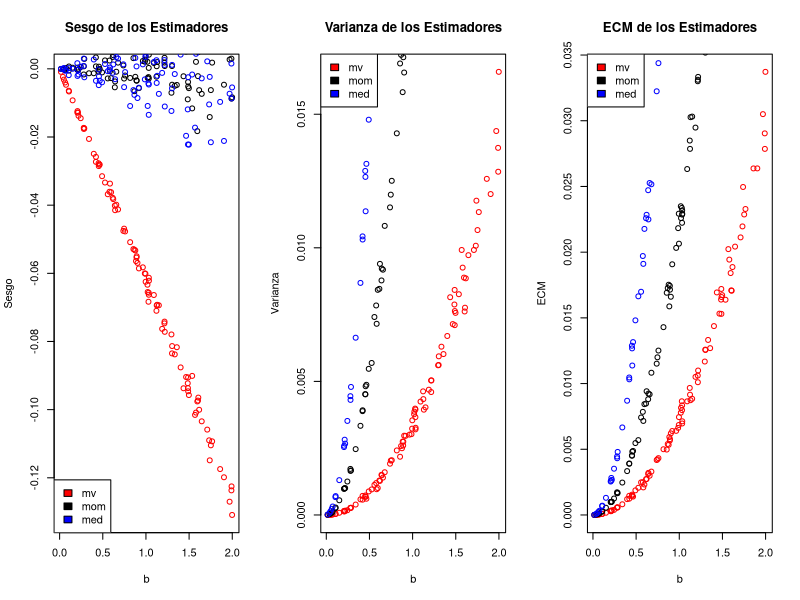
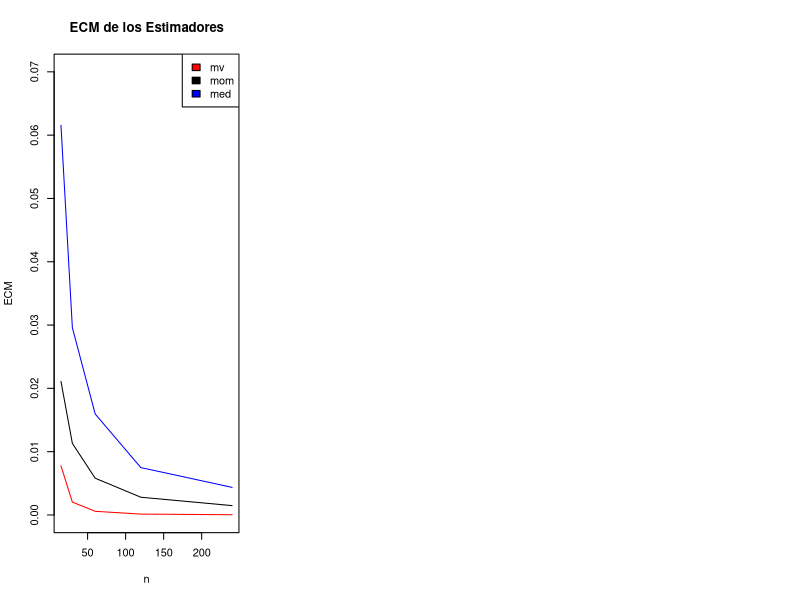

These figures' R source, in order:
# Funciones útiles
media_muestral = function(sample){
  return(mean(sample))
}

# varianza = desvio_estandar^2
varianza = function(sample){
  return(sd(sample)^2)
}

# Ejercicio 1 

# Sea Xi - U(0, b)

b_momentos = function(sample) {
  return(2 * media_muestral(sample));
}

b_maxima_verosimilitud = function(sample) {
  return(max(sample));
}

# Ejercicio 2
b_mediana = function(sample){
  return(2*median(sample));
}

# Ejercicio 3
b = 1
sample = runif(15, min=0, max=b)

print(b_momentos(sample))
print(b_maxima_verosimilitud(sample))
print(b_mediana(sample))

# Ejercicio 4
# a)
sample = runif(15, min=0, max=b)

# b)
estimador_momentos = b_momentos(sample)
estimador_maxima_verosimilitud = b_maxima_verosimilitud(sample)
estimador_mediana = b_mediana(sample)

print(b_momentos(sample))
print(b_maxima_verosimilitud(sample))
print(b_mediana(sample))

# c)
cantidad_de_repeticiones = 1000 

variable_aleatoria_con_b_momentos = c()
variable_aleatoria_con_b_maxima_verosimilitud = c()
variable_aleatoria_con_b_mediana = c()

for(i in 1:cantidad_de_repeticiones){
  sample = runif(15, min=0, max=1)
  variable_aleatoria_con_b_momentos = c(variable_aleatoria_con_b_momentos, b_momentos(sample))
  variable_aleatoria_con_b_maxima_verosimilitud = c(variable_aleatoria_con_b_maxima_verosimilitud, b_maxima_verosimilitud(sample))
  variable_aleatoria_con_b_mediana = c(variable_aleatoria_con_b_mediana, b_mediana(sample))
}

# d)
media_muestral_b_momentos = media_muestral(variable_aleatoria_con_b_momentos)
media_muestral_b_maxima_verosimilitud = media_muestral(variable_aleatoria_con_b_maxima_verosimilitud)
media_muestral_b_mediana = media_muestral(variable_aleatoria_con_b_mediana)

sesgo_b_momentos = media_muestral_b_momentos - b 
sesgo_b_maxima_verosimilitud = media_muestral_b_maxima_verosimilitud - b
sesgo_b_mediana = media_muestral_b_mediana - b

print(sesgo_b_momentos)
print(sesgo_b_maxima_verosimilitud)
print(sesgo_b_mediana)

# e) 
varianza_b_momentos = varianza(variable_aleatoria_con_b_momentos)
varianza_b_maxima_verosimilitud = varianza(variable_aleatoria_con_b_maxima_verosimilitud)
varianza_b_mediana = varianza(variable_aleatoria_con_b_mediana)

print(varianza_b_momentos)
print(varianza_b_maxima_verosimilitud)
print(varianza_b_mediana)

# f) ECM = varianza + sesgo^2
error_cuadratico_medio = function (varianza, sesgo) {
  return(varianza + sesgo^2)
}

ecm_b_momentos = error_cuadratico_medio(varianza_b_momentos, sesgo_b_momentos)
ecm_b_maxima_verosimilitud = error_cuadratico_medio(varianza_b_maxima_verosimilitud, sesgo_b_maxima_verosimilitud)
ecm_b_mediana = error_cuadratico_medio(varianza_b_mediana, sesgo_b_mediana)

print(ecm_b_momentos)
print(ecm_b_maxima_verosimilitud)
print(ecm_b_mediana)

# Ejercicio 5
simulacion_mv = function (b, n) {
  cantidad_de_repeticiones = 1000 
  variable_aleatoria_con_b_maxima_verosimilitud = c()
  for(i in 1:cantidad_de_repeticiones){
  sample = runif(n, min=0, max=b)
  variable_aleatoria_con_b_maxima_verosimilitud = c(variable_aleatoria_con_b_maxima_verosimilitud, b_maxima_verosimilitud(sample))
  }
  media_muestral_b_maxima_verosimilitud = media_muestral(variable_aleatoria_con_b_maxima_verosimilitud)
  return (list(sesgo_b_maxima_verosimilitud=(media_muestral_b_maxima_verosimilitud - b), varianza_b_maxima_verosimilitud=varianza(variable_aleatoria_con_b_maxima_verosimilitud)))
}

simulacion_mom = function (b, n) {
  cantidad_de_repeticiones = 1000 
  variable_aleatoria_con_b_momentos = c()
  for(i in 1:cantidad_de_repeticiones){
    sample = runif(n, min=0, max=b)
    variable_aleatoria_con_b_momentos = c(variable_aleatoria_con_b_momentos, b_momentos(sample))
  }
  media_muestral_b_momentos = media_muestral(variable_aleatoria_con_b_momentos)
  return (list(sesgo_b_momentos=(media_muestral_b_momentos - b), varianza_b_momentos=varianza(variable_aleatoria_con_b_momentos)))
}

simulacion_med = function (b, n) {
  cantidad_de_repeticiones = 1000 
  variable_aleatoria_con_b_mediana = c()
  for(i in 1:cantidad_de_repeticiones){
    sample = runif(n, min=0, max=b)
    variable_aleatoria_con_b_mediana = c(variable_aleatoria_con_b_mediana, b_mediana(sample))
  }
  media_muestral_b_mediana = media_muestral(variable_aleatoria_con_b_mediana)
  return (list(sesgo_b_mediana=(media_muestral_b_mediana - b), varianza_b_mediana=varianza(variable_aleatoria_con_b_mediana)))
}

simulacion_mv_b_n = simulacion_mv(1,15)
print(simulacion_mv_b_n)

simulacion_mom_b_n = simulacion_mom(1,15)
print(simulacion_mom_b_n)

simulacion_med_b_n = simulacion_med(1,15)
print(simulacion_med_b_n)

# Ejercicio 6
valores_b = runif(100,min = 0,max = 2)

vec_var_mv = c()
vec_var_mom = c()
vec_var_med = c()

vec_sesgo_mv = c()
vec_sesgo_mom = c()
vec_sesgo_med = c()

vec_ecm_mv = c()
vec_ecm_mom = c()
vec_ecm_med = c()

for (i in valores_b) {
  simul_mv = simulacion_mv(i,15)
  simul_mom = simulacion_mom(i,15)
  simul_med = simulacion_med(i,15)
  
  vec_sesgo_mv = c(vec_sesgo_mv, simul_mv[[1]])
  vec_sesgo_mom = c(vec_sesgo_mom, simul_mom[[1]])
  vec_sesgo_med = c(vec_sesgo_med, simul_med[[1]])
  
  vec_var_mv = c(vec_var_mv, simul_mv[[2]])
  vec_var_mom = c(vec_var_mom, simul_mom[[2]])
  vec_var_med = c(vec_var_med, simul_med[[2]])
  
  vec_ecm_mv = c(vec_ecm_mv ,error_cuadratico_medio(simul_mv[[2]],simul_mv[[1]]))      
  vec_ecm_mom = c(vec_ecm_mom ,error_cuadratico_medio(simul_mom[[2]],simul_mom[[1]]))  
  vec_ecm_med = c(vec_ecm_med, error_cuadratico_medio(simul_med[[2]],simul_med[[1]]))
}

par(mfrow = c(1,3))

plot(valores_b,vec_sesgo_mv,col ='red',xlab = 'b',ylab = 'Sesgo',main = 'Sesgo de los Estimadores')
points(valores_b,vec_sesgo_mom,col = 'black')
points(valores_b,vec_sesgo_med,col ='blue')
legend("bottomleft",c("mv","mom","med"),fill=c("red","black","blue"))

plot(valores_b,vec_var_mv,col ='red',xlab = 'b',ylab = 'Varianza',main = 'Varianza de los Estimadores')
points(valores_b,vec_var_mom,col = 'black')
points(valores_b,vec_var_med,col ='blue')
legend("topleft",c("mv","mom","med"),fill=c("red","black","blue"))

plot(valores_b,vec_ecm_mv,col ='red',xlab = 'b',ylab = 'ECM',main = 'ECM de los Estimadores')
points(valores_b,vec_ecm_mom,col = 'black')
points(valores_b,vec_ecm_med,col ='blue')
legend("topleft",c("mv","mom","med"),fill=c("red","black","blue"))

# Ejercicio 7
valores_n = c(15,30,60,120,240)

ecm_mv =c()
ecm_mom = c()
ecm_med = c()

for (i in valores_n) {
  simul_mv = simulacion_mv(1,i)
  simul_mom = simulacion_mom(1,i)
  simul_med = simulacion_med(1,i)
  
  ecm_mv = c(ecm_mv,error_cuadratico_medio(simul_mv[[2]],simul_mv[[1]]))
  ecm_mom = c(ecm_mom,error_cuadratico_medio(simul_mom[[2]],simul_mom[[1]]))
  ecm_med = c(ecm_med,error_cuadratico_medio(simul_med[[2]],simul_med[[1]]))
}

plot(valores_n,ecm_mv,ylim = c(0,0.07),type = 'l',col ='red',xlab = 'n',ylab = 'ECM',main = 'ECM de los Estimadores')
lines(valores_n,ecm_mom,col = 'black')
lines(valores_n,ecm_med,col ='blue')
legend("topright",c("mv","mom","med"),fill=c("red","black","blue"))

# Ejercicio 8
muestra = c(0.917, 0.247, 0.384, 0.530, 0.798, 0.912, 0.096, 0.684, 0.394, 20.1, 0.769, 0.137, 0.352, 0.332, 0.670)

estimador_mv_muestra = b_maxima_verosimilitud(muestra) 
estimador_mom_muestra = b_momentos(muestra)
estimador_med_muestra = b_mediana(muestra)
  
print(estimador_mv_muestra)
print(estimador_mom_muestra)
print(estimador_med_muestra)

# Ejercicio 9
simulacion_mv_con_outliers = function (b, n) {
  cantidad_de_repeticiones = 1000 
  variable_aleatoria_con_b_maxima_verosimilitud = c()
  for(i in 1:cantidad_de_repeticiones){
    sample = runif(n, min=0, max=b)
    sample_with_outliers = c()
    for(value in sample){
      if(rbinom(n=1, size=1, prob=0.005)){
        sample_with_outliers = c(sample_with_outliers, value*100)
      } else {
        sample_with_outliers = c(sample_with_outliers, value)
      }
    }
    variable_aleatoria_con_b_maxima_verosimilitud = c(variable_aleatoria_con_b_maxima_verosimilitud, b_maxima_verosimilitud(sample_with_outliers))
  }
  media_muestral_b_maxima_verosimilitud = media_muestral(variable_aleatoria_con_b_maxima_verosimilitud)
  varianza_maxima_verosimilitud = varianza(variable_aleatoria_con_b_maxima_verosimilitud)
  sesgo_maxima_verosimilitud = media_muestral_b_maxima_verosimilitud - b
  return (list(sesgo_b_maxima_verosimilitud=sesgo_maxima_verosimilitud, varianza_b_maxima_verosimilitud=varianza_maxima_verosimilitud, ecm_b_maxima_verosimilitud=error_cuadratico_medio(varianza_maxima_verosimilitud, sesgo_maxima_verosimilitud)))
}

simulacion_mom_con_outliers = function (b, n) {
  cantidad_de_repeticiones = 1000 
  variable_aleatoria_con_b_momentos = c()
  for(i in 1:cantidad_de_repeticiones){
    sample = runif(n, min=0, max=b)
    sample_with_outliers = c()
    for(value in sample){
      if(rbinom(n=1, size=1, prob=0.005)){
        sample_with_outliers = c(sample_with_outliers, value*100)
      } else {
        sample_with_outliers = c(sample_with_outliers, value)
      }
    }
    variable_aleatoria_con_b_momentos = c(variable_aleatoria_con_b_momentos, b_momentos(sample_with_outliers))
  }
  media_muestral_b_momentos = media_muestral(variable_aleatoria_con_b_momentos)
  varianza_momentos = varianza(variable_aleatoria_con_b_momentos)
  sesgo_momentos = media_muestral_b_momentos - b
  return (list(sesgo_b_momentos=sesgo_momentos, varianza_b_momentos=varianza_momentos, ecm_b_momentos=error_cuadratico_medio(varianza_momentos, sesgo_momentos)))
}

simulacion_med_con_outliers = function (b, n) {
  cantidad_de_repeticiones = 1000 
  variable_aleatoria_con_b_mediana = c()
  for(i in 1:cantidad_de_repeticiones){
    sample = runif(n, min=0, max=b)
    sample_with_outliers = c()
    for(value in sample){
      if(rbinom(n=1, size=1, prob=0.005)){
        sample_with_outliers = c(sample_with_outliers, value*100)
      } else {
        sample_with_outliers = c(sample_with_outliers, value)
      }
    }
    variable_aleatoria_con_b_mediana = c(variable_aleatoria_con_b_mediana, b_mediana(sample_with_outliers))
  }
  media_muestral_b_mediana = media_muestral(variable_aleatoria_con_b_mediana)
  varianza_mediana = varianza(variable_aleatoria_con_b_mediana)
  sesgo_mediana = media_muestral_b_mediana - b
  return (list(sesgo_b_mediana=sesgo_mediana, varianza_b_mediana=varianza_mediana, ecm_b_mediana=error_cuadratico_medio(varianza_mediana, sesgo_mediana)))
}

simulacion_mv_b_n = simulacion_mv_con_outliers(1,15)
print(simulacion_mv_b_n)

simulacion_mom_b_n = simulacion_mom_con_outliers(1,15)
print(simulacion_mom_b_n)

simulacion_med_b_n = simulacion_med_con_outliers(1,15)
print(simulacion_med_b_n)
